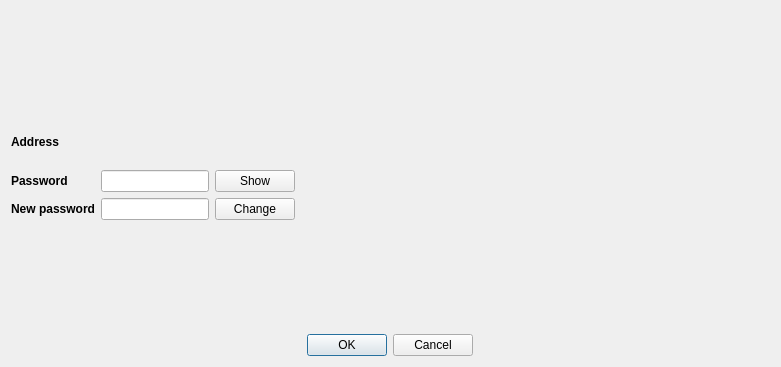
<?xml version="1.0" encoding="UTF-8"?>
<ui version="4.0">
 <class>PasswordChangeDialog</class>
 <widget class="QDialog" name="PasswordChangeDialog">
  <property name="geometry">
   <rect>
    <x>0</x>
    <y>0</y>
    <width>781</width>
    <height>367</height>
   </rect>
  </property>
  <property name="windowTitle">
   <string>Change wallet password</string>
  </property>
  <property name="styleSheet">
   <string notr="true"/>
  </property>
  <layout class="QVBoxLayout" name="verticalLayout">
   <item>
    <layout class="QHBoxLayout" name="horizontalLayout">
     <item>
      <widget class="QLabel" name="imageLabel">
       <property name="maximumSize">
        <size>
         <width>200</width>
         <height>200</height>
        </size>
       </property>
       <property name="text">
        <string/>
       </property>
       <property name="pixmap">
        <pixmap resource="../../icons/tikka.slots.pyqt.resources.icons.index.qrc">:/images/locked</pixmap>
       </property>
       <property name="scaledContents">
        <bool>true</bool>
       </property>
      </widget>
     </item>
    </layout>
   </item>
   <item>
    <layout class="QGridLayout" name="gridLayout">
     <item row="1" column="4">
      <spacer name="horizontalSpacer">
       <property name="orientation">
        <enum>Qt::Horizontal</enum>
       </property>
       <property name="sizeHint" stdset="0">
        <size>
         <width>40</width>
         <height>20</height>
        </size>
       </property>
      </spacer>
     </item>
     <item row="1" column="2">
      <widget class="QPushButton" name="showButton">
       <property name="sizePolicy">
        <sizepolicy hsizetype="Minimum" vsizetype="Preferred">
         <horstretch>0</horstretch>
         <verstretch>0</verstretch>
        </sizepolicy>
       </property>
       <property name="text">
        <string>Show</string>
       </property>
      </widget>
     </item>
     <item row="1" column="1">
      <widget class="QLineEdit" name="passwordLineEdit">
       <property name="sizePolicy">
        <sizepolicy hsizetype="Fixed" vsizetype="Fixed">
         <horstretch>0</horstretch>
         <verstretch>0</verstretch>
        </sizepolicy>
       </property>
       <property name="text">
        <string/>
       </property>
       <property name="echoMode">
        <enum>QLineEdit::Password</enum>
       </property>
       <property name="alignment">
        <set>Qt::AlignCenter</set>
       </property>
      </widget>
     </item>
     <item row="1" column="0">
      <widget class="QLabel" name="passwordLabel">
       <property name="sizePolicy">
        <sizepolicy hsizetype="Fixed" vsizetype="Preferred">
         <horstretch>0</horstretch>
         <verstretch>0</verstretch>
        </sizepolicy>
       </property>
       <property name="font">
        <font>
         <weight>75</weight>
         <bold>true</bold>
        </font>
       </property>
       <property name="text">
        <string>Password</string>
       </property>
      </widget>
     </item>
     <item row="0" column="0">
      <widget class="QLabel" name="addressLabel">
       <property name="font">
        <font>
         <weight>75</weight>
         <bold>true</bold>
        </font>
       </property>
       <property name="text">
        <string>Address</string>
       </property>
      </widget>
     </item>
     <item row="0" column="1" colspan="4">
      <widget class="QLabel" name="addressValueLabel">
       <property name="sizePolicy">
        <sizepolicy hsizetype="Expanding" vsizetype="Preferred">
         <horstretch>0</horstretch>
         <verstretch>0</verstretch>
        </sizepolicy>
       </property>
       <property name="text">
        <string/>
       </property>
      </widget>
     </item>
     <item row="2" column="0">
      <widget class="QLabel" name="newPasswordLabel">
       <property name="font">
        <font>
         <weight>75</weight>
         <bold>true</bold>
        </font>
       </property>
       <property name="text">
        <string>New password</string>
       </property>
       <property name="alignment">
        <set>Qt::AlignRight|Qt::AlignTrailing|Qt::AlignVCenter</set>
       </property>
      </widget>
     </item>
     <item row="2" column="1">
      <widget class="QLineEdit" name="newPasswordLineEdit">
       <property name="sizePolicy">
        <sizepolicy hsizetype="Fixed" vsizetype="Fixed">
         <horstretch>0</horstretch>
         <verstretch>0</verstretch>
        </sizepolicy>
       </property>
       <property name="alignment">
        <set>Qt::AlignCenter</set>
       </property>
       <property name="readOnly">
        <bool>true</bool>
       </property>
      </widget>
     </item>
     <item row="2" column="2">
      <widget class="QPushButton" name="changeButton">
       <property name="text">
        <string>Change</string>
       </property>
      </widget>
     </item>
    </layout>
   </item>
   <item alignment="Qt::AlignHCenter">
    <widget class="QLabel" name="errorLabel">
     <property name="styleSheet">
      <string notr="true">color : rgb(255, 0, 0)</string>
     </property>
     <property name="text">
      <string/>
     </property>
    </widget>
   </item>
   <item alignment="Qt::AlignHCenter">
    <widget class="QDialogButtonBox" name="buttonBox">
     <property name="enabled">
      <bool>true</bool>
     </property>
     <property name="orientation">
      <enum>Qt::Horizontal</enum>
     </property>
     <property name="standardButtons">
      <set>QDialogButtonBox::Cancel|QDialogButtonBox::Ok</set>
     </property>
    </widget>
   </item>
  </layout>
 </widget>
 <resources>
  <include location="../../icons/tikka.slots.pyqt.resources.icons.index.qrc"/>
 </resources>
 <connections>
  <connection>
   <sender>buttonBox</sender>
   <signal>accepted()</signal>
   <receiver>PasswordChangeDialog</receiver>
   <slot>accept()</slot>
   <hints>
    <hint type="sourcelabel">
     <x>248</x>
     <y>254</y>
    </hint>
    <hint type="destinationlabel">
     <x>157</x>
     <y>274</y>
    </hint>
   </hints>
  </connection>
  <connection>
   <sender>buttonBox</sender>
   <signal>rejected()</signal>
   <receiver>PasswordChangeDialog</receiver>
   <slot>reject()</slot>
   <hints>
    <hint type="sourcelabel">
     <x>316</x>
     <y>260</y>
    </hint>
    <hint type="destinationlabel">
     <x>286</x>
     <y>274</y>
    </hint>
   </hints>
  </connection>
 </connections>
</ui>
